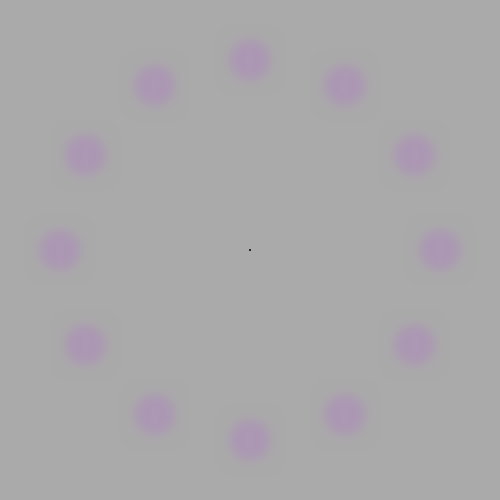
Frame 1 (no input)
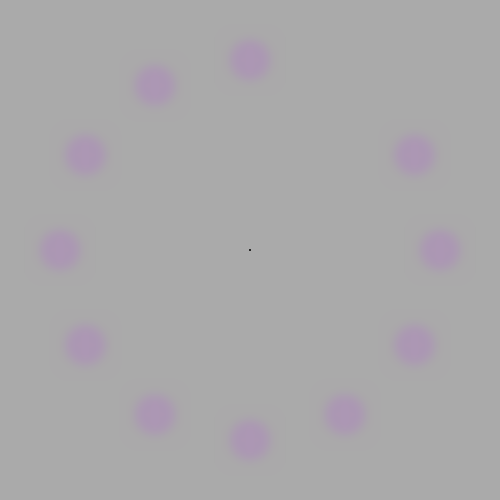
Frame 60 (the mouse pressed at the canvas centre just before this capture)
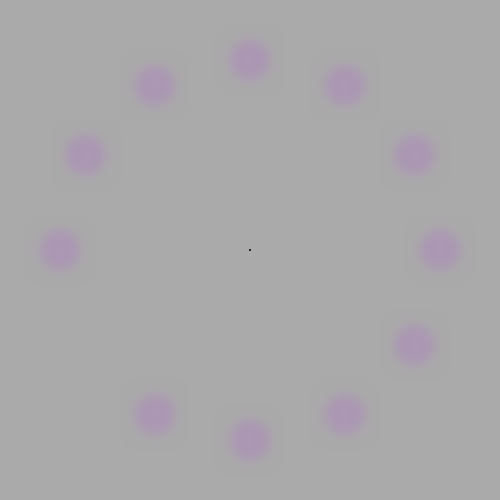
Frame 120 (the mouse held since frame 60 and released just before this capture)

The Processing sketch that drew these frames (run headless with seeded random() and noise(); from frame 60 on, the mouse is pressed at the canvas centre):

// Processing sketch: lilac_chaser
// ── lilac_chaser.pde
int numCircles = 12;
int hidden = numCircles;

void setup() { 
  size(500, 500);
  frameRate(6);
}

void draw() {
  background(170, 170, 170);
  translate(width/2, height/2);
  drawCircles();
  fill(0);
  ellipse(0,0,2,2);
  hidden--;
  if (hidden > numCircles) {
    hidden = 0;
  }
  if (hidden < 0) {
    hidden = numCircles;
  }
}

void drawCircles() {
  noStroke();
  fill(182, 102, 210, 70);
  float radius = 190;
  float angle = TWO_PI/numCircles;
  int discolor = 11;
  for (int i = 0; i < numCircles; i++) {
    if (i!=hidden)
      ellipse(radius * sin(angle * i), radius * cos(angle * i), 40, 40);
  }
  filter(BLUR, 5);
}

// https://forum.processing.org/one/topic/lilac-chaser.html
